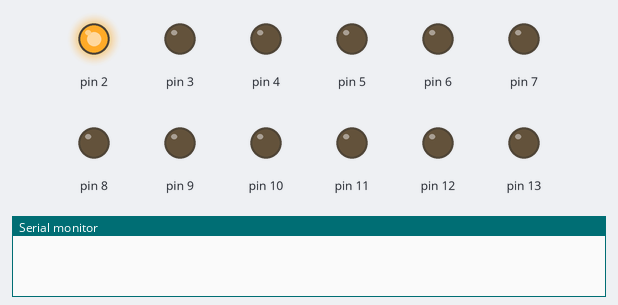
Bench run of a sketch on a simulated Arduino Uno, built with avr-gcc and run on an emulated ATmega328P. Shown: output pins drawn as LEDs (lit = HIGH), the last lines printed to the serial monitor.

Above: at 0.07 s.
At 1.27 s:
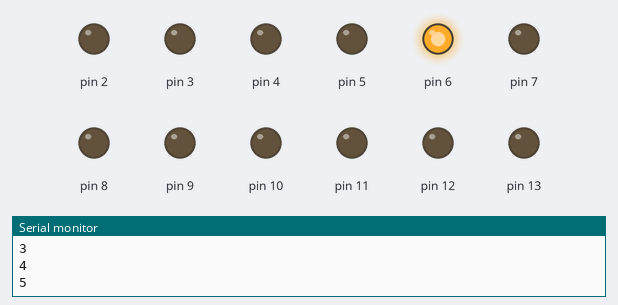
At 2.17 s:
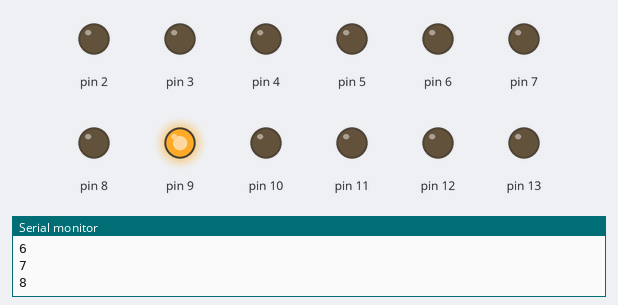
At 4.12 s:
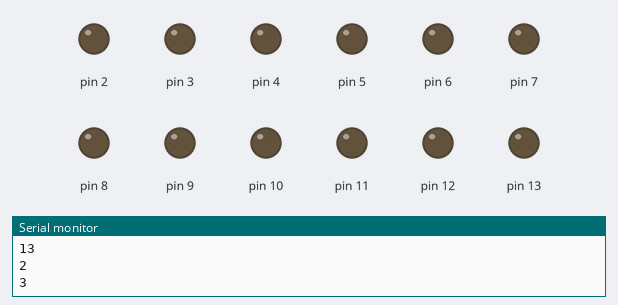
At 6.07 s:
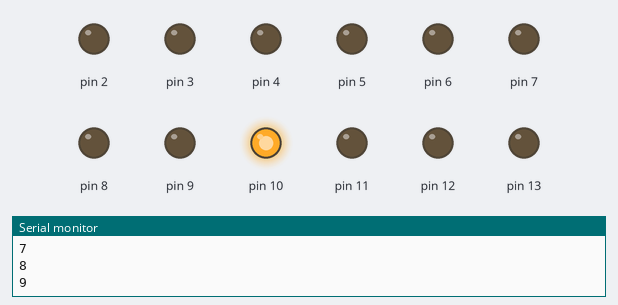
At 8.17 s:
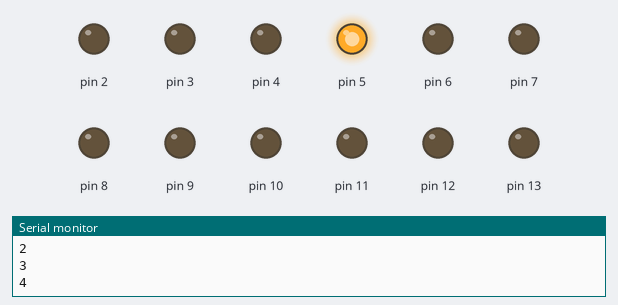
Timing chart, 0 to 8.5 s (numbered marks = the images above):
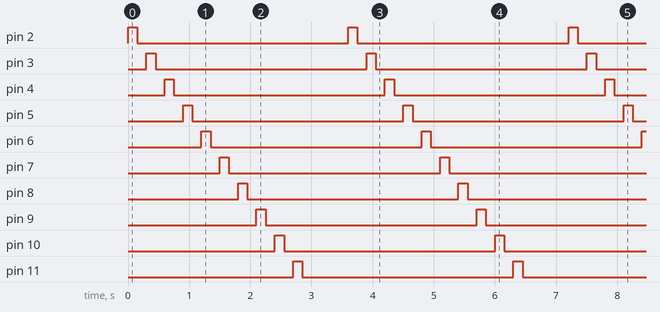

The sketch:

Micro_Test.ino
```cpp
int i;
void setup() {
  for(i=2; i<=13;i++){
    pinMode(i, OUTPUT);
  }
  Serial.begin(9600);
}

// the loop function runs over and over again forever
void loop() {
  for(i=2; i<=13;i++){
    digitalWrite(i,HIGH);
    delay(150);
    Serial.println(i);
    digitalWrite(i,LOW);
    delay(150);
  }
}
```

Measured:
- by itself, pin 2–13: alternates HIGH for 0.15 s and LOW for 3.5 s
- by itself, everything shown: repeats every 3.6 s, in 24 steps
